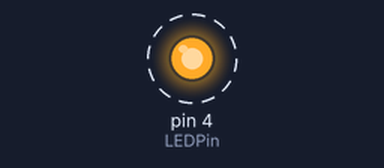
Bench run of a sketch on a simulated Arduino Uno, built with avr-gcc and run on an emulated ATmega328P. On the bench: output pins drawn as LEDs (lit = HIGH). Dashed ring = blinking.

Above: at 0.2 s.
Timing chart, 0 to 3.0 s (numbered marks = the images above):
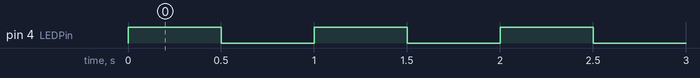

Measured:
- by itself, pin 4 (LEDPin): alternates HIGH for 0.50 s and LOW for 0.50 s

The sketch:

blinkyBill.ino
```cpp
//code goes in here
#include "src/blink.h"
#define LEDPin 4

void setup(){
  pinMode(LEDPin, OUTPUT);
}

void loop(){
  blinkIt(LEDPin);
}
```

blink.cpp
```cpp
#include "blink.h"

void blinkIt(int pin){
  digitalWrite(pin, HIGH);
  delay(500);
  digitalWrite(pin, LOW);
  delay(500);
}
```

blink.h
```cpp
#ifndef BLINK_H
#define BLINK_H
#include "Arduino.h"

void blinkIt(int);

#endif
```
